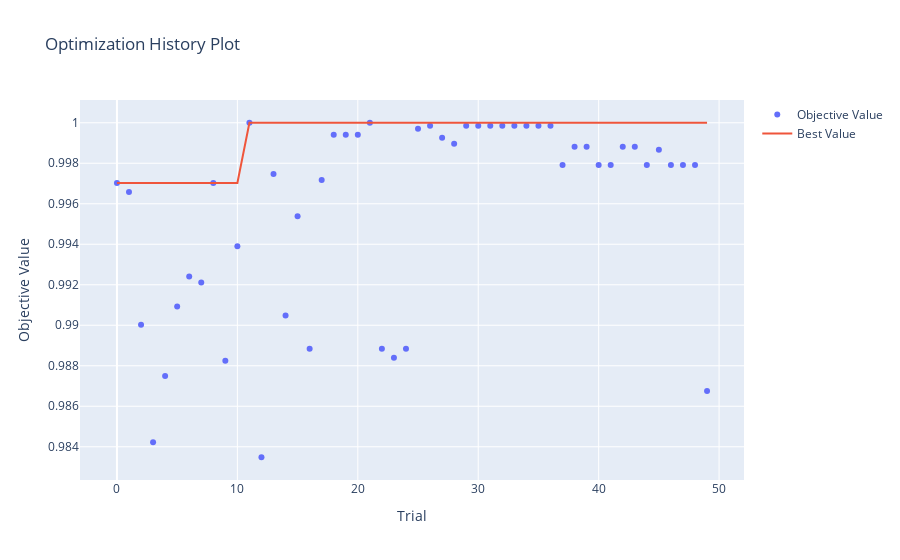

The notebook cell saved with this chart:
### Code cell
optuna.visualization.plot_optimization_history(study)

### Figure 1 — Plotly figure (JSON) as saved in the notebook; plotly's stock layout.template omitted (floating-point values rounded to 4 significant figures)
{"data": [{"mode": "markers", "name": "Objective Value", "type": "scatter", "x": [0, 1, 2, 3, 4, 5, 6, 7, 8, 9, 10, 11, 12, 13, 14, 15, 16, 17, 18, 19, 20, 21, 22, 23, 24, 25, 26, 27, 28, 29, 30, 31, 32, 33, 34, 35, 36, 37, 38, 39, 40, 41, 42, 43, 44, 45, 46, 47, 48, 49], "y": [0.997, 0.9966, 0.99, 0.9842, 0.9875, 0.9909, 0.9924, 0.9921, 0.997, 0.9882, 0.9939, 1, 0.9835, 0.9975, 0.9905, 0.9954, 0.9888, 0.9972, 0.9994, 0.9994, 0.9994, 1, 0.9888, 0.9884, 0.9888, 0.9997, 0.9999, 0.9993, 0.999, 0.9999, 0.9999, 0.9999, 0.9999, 0.9999, 0.9999, 0.9999, 0.9999, 0.9979, 0.9988, 0.9988, 0.9979, 0.9979, 0.9988, 0.9988, 0.9979, 0.9987, 0.9979, 0.9979, 0.9979, 0.9868]}, {"mode": "lines", "name": "Best Value", "type": "scatter", "x": [0, 1, 2, 3, 4, 5, 6, 7, 8, 9, 10, 11, 12, 13, 14, 15, 16, 17, 18, 19, 20, 21, 22, 23, 24, 25, 26, 27, 28, 29, 30, 31, 32, 33, 34, 35, 36, 37, 38, 39, 40, 41, 42, 43, 44, 45, 46, 47, 48, 49], "y": [0.997, 0.997, 0.997, 0.997, 0.997, 0.997, 0.997, 0.997, 0.997, 0.997, 0.997, 1, 1, 1, 1, 1, 1, 1, 1, 1, 1, 1, 1, 1, 1, 1, 1, 1, 1, 1, 1, 1, 1, 1, 1, 1, 1, 1, 1, 1, 1, 1, 1, 1, 1, 1, 1, 1, 1, 1]}, {"marker": {"color": "#cccccc"}, "mode": "markers", "name": "Infeasible Trial", "showlegend": false, "type": "scatter", "x": [], "y": []}], "layout": {"title": {"text": "Optimization History Plot"}, "xaxis": {"title": {"text": "Trial"}}, "yaxis": {"title": {"text": "Objective Value"}}}}
